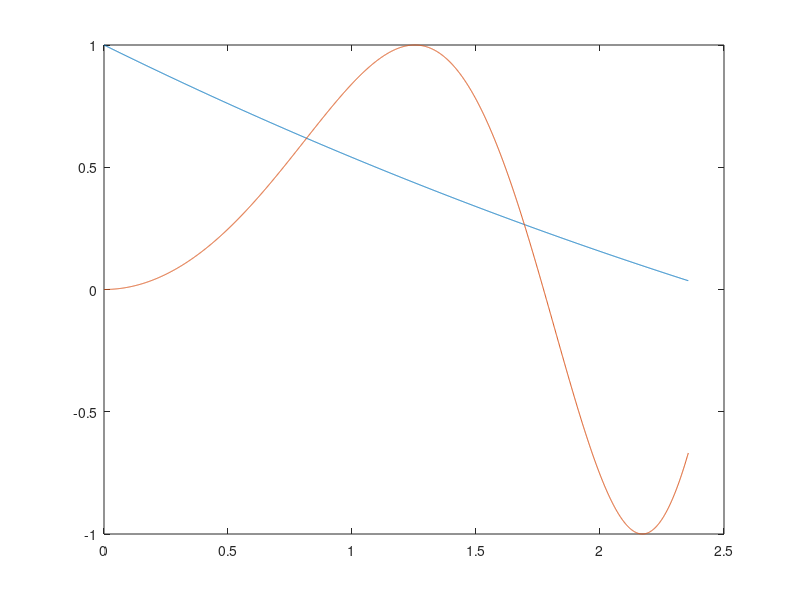

Recreate this plot in MATLAB.
rng(7)%
A=(1000+1000).*rand(1000,1000) - 1000;
A1=sum(A);
A2=round(A);
A3=sum(A2);
B=[(15-7)*rand(1)*10, (15-7)*rand(1)*60]
disp(sum(A3(1)))
C=A3(120:130)
E=det(A)
Z=eye(1000)
F=A*Z
x=0:0.001:3*pi/4
y1=cos(sqrt(x))
y2 = sin(x.*x)
G=plot(x,y1,x,y2)